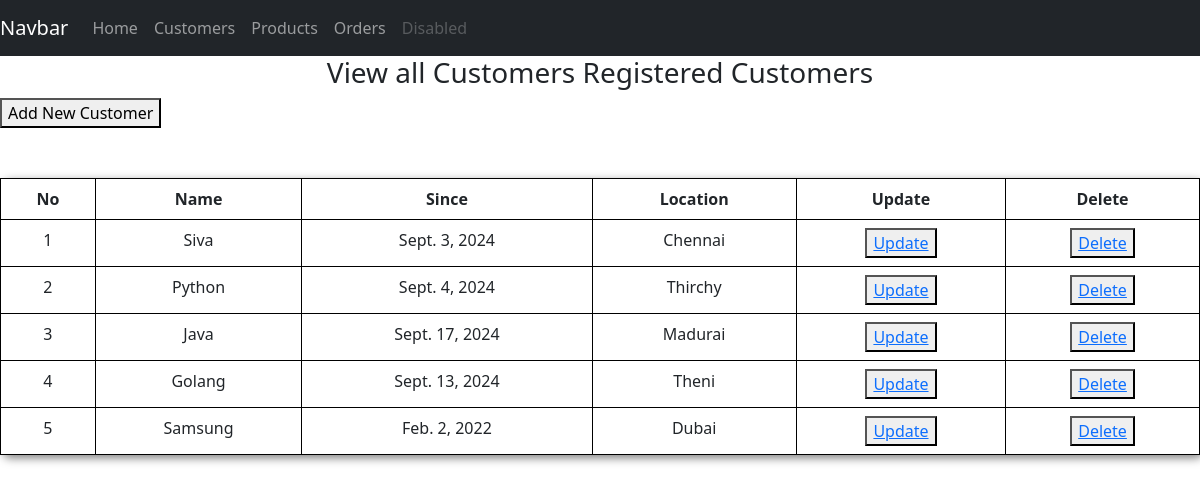
The page /Customers/customer_viewall/ on the database as committed earlier.
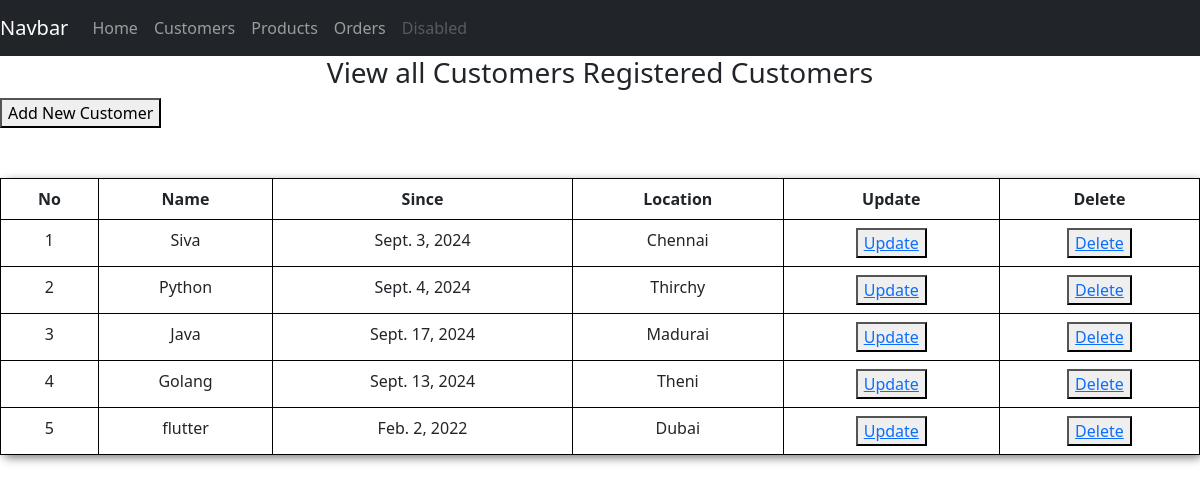
The same page on the database as committed later.
### Customers/models.py (models this page shows, shortened)
class MyCustomer(models.Model):
    Customer_name = models.CharField(max_length=35,null=True)
    Customer_since = models.DateField(null=True)
    Customer_location = models.CharField(max_length=50)

### Customers/views.py (the view)
# urls.py: path('customer_viewall/', views.CustomerViewall , name='customerlist'),
def CustomerViewall(request):
    allcustomers = MyCustomer.objects.all()
    datas = {'datas':allcustomers}
    return render(request,'Customer/2_viewall.html',datas)

### templates/Customer/2_viewall.html (shortened to what this page needs)
<!DOCTYPE html>
<html lang="en">
<head>
    <link href="https://cdn.jsdelivr.net/npm/bootstrap@5.3.0-alpha3/dist/css/bootstrap.min.css" rel="stylesheet">
</head>
<body>
    {% include 'Customer/navbar.html' %}
    <h3 style="text-align: center;">View all Customers Registered Customers </h3>
    <a href="/Customers/customer_add/"><button>Add New Customer</button></a>
    {% if datas %}
        <table class="table">
            <thead>
                <tr>
                    <th>No</th>
                    <th>Name</th>
                    <th>Since</th>
                    <th>Location</th>
                    <th>Update</th>
                    <th>Delete</th>
                </tr>
            </thead>
            <tbody>
                {% for data in datas %}
                    <tr>
                        <td>{{forloop.counter}}</td>
                        <td>{{data.Customer_name}}</td>
                        <td>{{data.Customer_since}}</td>
                        <td>{{data.Customer_location}}</td>
                        <td><button><a href="/Customers/customer_update/{{data.id}}/">Update</a></button></td>
                        <td><button><a href="/Customers/customer_delete/{{data.id}}/"  onclick="return confirmDelete()">Delete</a></button></td>
                    </tr>
                {% endfor %}
            </tbody>
        </table>
    {% else %}
        <h3>No Registered Customers</h3>
    {% endif %}
</body>
</html>

Rows that differ between the two databases and show on the page:
changed MyCustomer "Dubai": Customer_name "Samsung" → "flutter"
